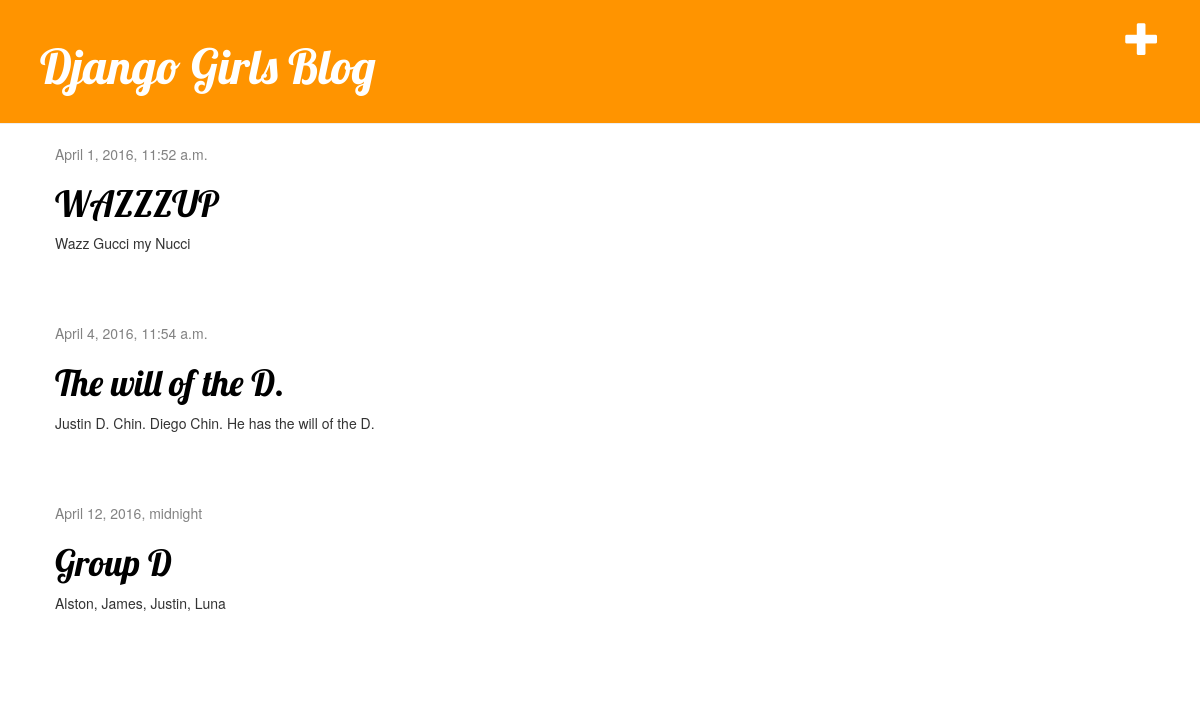
Before: / (signed in) with the older database file.
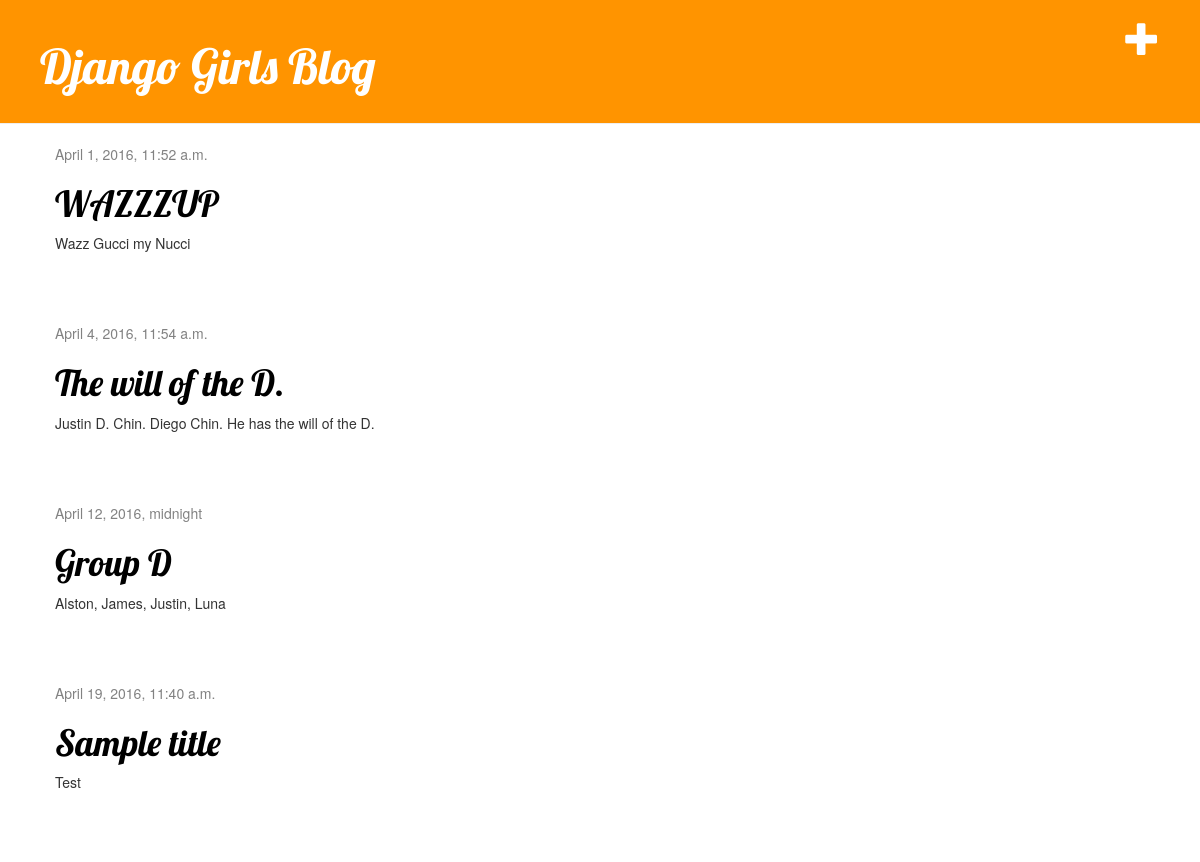
After: the same page with the newer database file.
### blog/models.py (models this page shows, shortened)
class Post(models.Model):
    author = models.ForeignKey('auth.User')
    title = models.CharField(max_length=200)
    text = models.TextField()
    created_date = models.DateTimeField(
            default=timezone.now)
    published_date = models.DateTimeField(
            blank=True, null=True)

### blog/views.py (the view)
# urls.py: url(r'^$', views.post_list, name='post_list'),
def post_list(request):
    posts = Post.objects.filter(published_date__lte=timezone.now()).order_by('published_date')
    return render(request, 'blog/post_list.html', {'posts': posts})

### blog/templates/blog/post_list.html (shortened to what this page needs)
{% extends 'blog/base.html' %}
{% load staticfiles %}
					{% block content %}
						{% for post in posts %}
							<div class="post">
								<div class="date">
									{{ post.published_date }}
								</div>
								<h1><a href="{% url 'post_detail' pk=post.pk %}">{{ post.title }}</a></h1>
								<p>{{ post.text|linebreaks }}</p>
							</div>
						{% endfor %}
					{% endblock %}

Changed rows visible on the page:
added Post: published_date "April 19, 2016, 11:40 a.m.", title "Sample title", text "Test"
